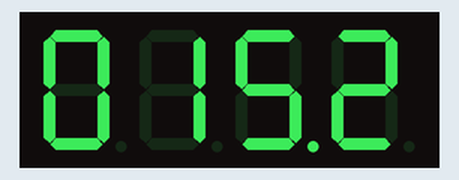
Recording of a sketch running on a simulated Arduino Uno, built with avr-gcc and run on an emulated ATmega328P. On the bench: 4-digit seven-segment display.

Above: at 0.15 s.
At 5.05 s:
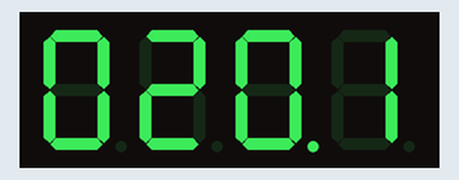
At 10.05 s:
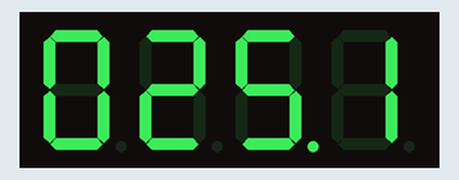
At 20.05 s:
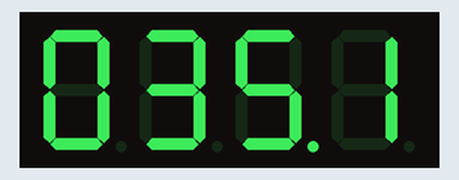
At 30.05 s:
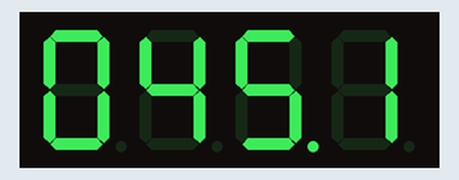
At 39.95 s:
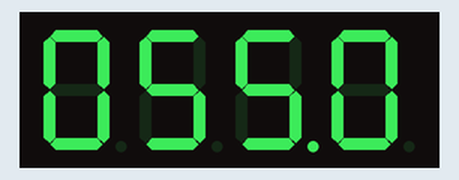

The sketch:

4digitalSevenSegment.ino
```cpp
// (licence header left out)
#include "SevSeg.h"

SevSeg sevseg;

bool isTimerTriger = false;

#define INITIAL_TIME 151

void setup() {
  byte numDigits = 4;
  byte digitPins[] = { 13, 12, 11, 10 };
  byte segmentPins[] = { 2, 3, 4, 5, 6, 7, 8, 9 };
  bool resistorsOnSegments = true; // false; // 'false' means resistors are on digit pins
  byte hardwareConfig = COMMON_CATHODE; // COMMON_ANODE; // See README.md for options
  bool updateWithDelays = false; // Default 'false' is Recommended
  bool leadingZeros = true; // Use 'true' if you'd like to keep the leading zeros
  bool disableDecPoint = false; // Use 'true' if your decimal point doesn't exist or isn't connected

  Serial.begin(9600);

  sevseg.begin(hardwareConfig, numDigits, digitPins, segmentPins, resistorsOnSegments,
  updateWithDelays, leadingZeros, disableDecPoint);
}

void loop() {
  static unsigned long timer = millis();
  static int deciSeconds = INITIAL_TIME;

  if (isTimerTriger){
    sevseg.setChars("OUT");
    sevseg.refreshDisplay();
    return;
  }

  if (millis() - timer >= 100) {
    timer += 100;
    deciSeconds++; // 100 milliSeconds is equal to 1 deciSecond

    if (deciSeconds <= 0) {
      isTimerTriger = true;
    }
    sevseg.setNumber(deciSeconds, 1);
  }

  sevseg.refreshDisplay();
}
```
